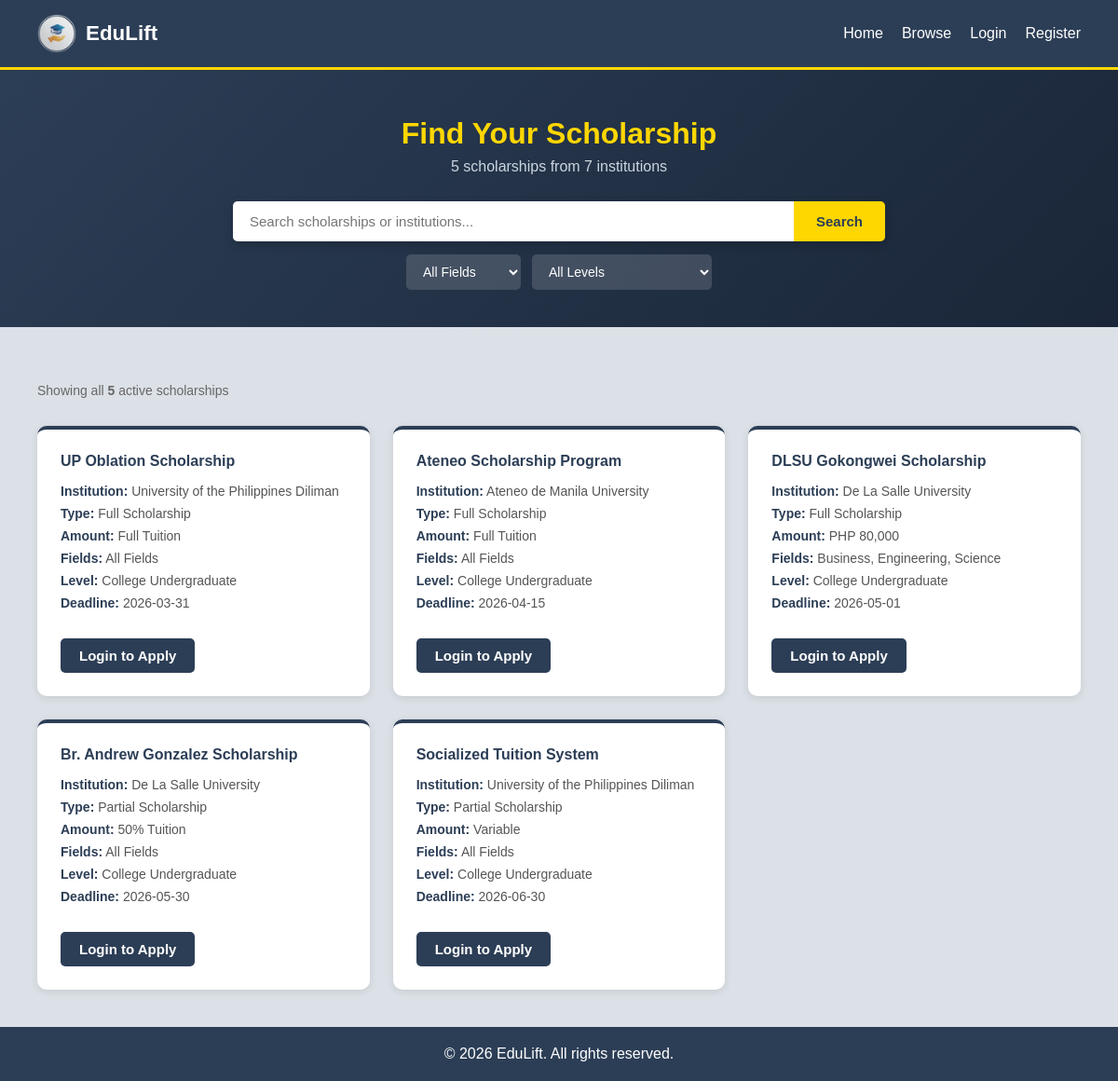
Screenshot of /browse.php with the database file from the repository.
### tables this page shows
CREATE TABLE `scholarships` (
  `scholarship_id` int(11) NOT NULL,
  `provider_id` int(11) NOT NULL,
  `scholarship_name` varchar(255) NOT NULL,
  `scholarship_type` varchar(50) DEFAULT NULL,
  `description` text NOT NULL,
  `amount` varchar(100) DEFAULT NULL,
  `education_level` varchar(50) DEFAULT NULL,
  `gpa_requirement` decimal(3,2) DEFAULT NULL,
  `requirements` text DEFAULT NULL,
  `application_deadline` date DEFAULT NULL,
  `status` varchar(20) DEFAULT 'active',
  `created_at` timestamp NOT NULL DEFAULT current_timestamp()
);

### browse.php (the view, shortened to what this page needs)
<?php
include("config/database.php");
$search       = isset($_GET['search']) ? trim($_GET['search']) : '';
$field_filter = isset($_GET['field'])  ? $_GET['field']        : '';
$level_filter = isset($_GET['level'])  ? $_GET['level']        : '';
$sql    = "SELECT s.scholarship_id, s.scholarship_name, s.scholarship_type, s.amount,
                  s.education_level, s.gpa_requirement, s.application_deadline,
                  i.institution_name, i.location,
                  GROUP_CONCAT(sf.field_of_study ORDER BY sf.field_of_study SEPARATOR ', ') AS fields
           FROM scholarships s
           JOIN provider_profiles pp ON s.provider_id = pp.provider_id
           JOIN institutions i ON pp.institution_id = i.institution_id
           LEFT JOIN scholarship_fields sf ON s.scholarship_id = sf.scholarship_id
           WHERE s.status = 'active'
           AND s.application_deadline >= CURDATE()";
$sql .= " GROUP BY s.scholarship_id ORDER BY s.application_deadline ASC";
$stmt = mysqli_prepare($conn, $sql);
mysqli_stmt_execute($stmt);
$result = mysqli_stmt_get_result($stmt);
$count  = mysqli_num_rows($result);
$total_scholarships = mysqli_fetch_assoc(mysqli_query($conn, "SELECT COUNT(*) as c FROM scholarships WHERE status='active' AND application_deadline >= CURDATE()"))['c'];
$total_institutions = mysqli_fetch_assoc(mysqli_query($conn, "SELECT COUNT(*) as c FROM institutions"))['c'];
?>
<!DOCTYPE html>
<html lang="en">
<head>
    <link rel="stylesheet" href="assets/css/style.css">
</head>
<body>
    <header class="header">
        <a class="header-brand" href="index.php"><img src="assets/img/eduliftlogo.png" alt="EduLift Logo" class="header-logo"><h1 class="logo">EduLift</h1></a>
        <nav>
            <a href="index.php">Home</a>
            <a href="browse.php">Browse</a>
            <?php if (isset($_SESSION['user_id'])): ?>
                <?php if ($_SESSION['user_type'] === 'student'): ?>
                    <a href="student/dashboard.php">Dashboard</a>
                <?php elseif ($_SESSION['user_type'] === 'provider'): ?>
                    <a href="provider/provider_dashboard.php">Dashboard</a>
                <?php elseif ($_SESSION['user_type'] === 'admin'): ?>
                    <a href="admin/admin_dashboard.php">Dashboard</a>
                <?php endif; ?>
                <a href="auth/logout.php">Logout</a>
            <?php else: ?>
                <a href="auth/login.php">Login</a>
                <a href="auth/register.php">Register</a>
            <?php endif; ?>
        </nav>
    </header>
    <div class="browse-hero">
        <h2>Find Your Scholarship</h2>
        <p><?php echo $total_scholarships; ?> scholarships from <?php echo $total_institutions; ?> institutions</p>
        <form method="GET" class="browse-search-form">
            <div class="browse-search-row">
                <input type="text" name="search" placeholder="Search scholarships or institutions..."
                       value="<?php echo htmlspecialchars($search); ?>">
                <button type="submit" class="btn">Search</button>
            </div>
            <div class="browse-filter-row">
                <select name="field">
                    <option value="">All Fields</option>
                </select>
                <select name="level">
                    <option value="">All Levels</option>
                </select>
            </div>
        </form>
    </div>
    <div class="container">
        <p class="result-count">
            <?php if (!empty($search) || !empty($field_filter) || !empty($level_filter)): ?>
                Showing <strong><?php echo $count; ?></strong> result<?php echo $count !== 1 ? 's' : ''; ?>
            <?php else: ?>
                Showing all <strong><?php echo $count; ?></strong> active scholarships
            <?php endif; ?>
        </p>
        <div class="scholarship-grid">
            <?php if ($count > 0): ?>
                <?php while ($row = mysqli_fetch_assoc($result)): ?>
                    <div class="card">
                        <h4><?php echo htmlspecialchars($row['scholarship_name']); ?></h4>
                        <p><strong>Institution:</strong> <?php echo htmlspecialchars($row['institution_name']); ?></p>
                        <p><strong>Type:</strong>        <?php echo htmlspecialchars($row['scholarship_type']); ?></p>
                        <p><strong>Amount:</strong>      <?php echo htmlspecialchars($row['amount']); ?></p>
                        <p><strong>Fields:</strong>      <?php echo htmlspecialchars($row['fields'] ?? 'N/A'); ?></p>
                        <p><strong>Level:</strong>       <?php echo htmlspecialchars($row['education_level']); ?></p>
                        <p><strong>Deadline:</strong>    <?php echo htmlspecialchars($row['application_deadline']); ?></p>
                        <div class="card-actions">
                            <?php if (isset($_SESSION['user_id']) && $_SESSION['user_type'] === 'student'): ?>
                                <a href="student/scholarship_view.php?id=<?php echo $row['scholarship_id']; ?>" class="btn">View Details</a>
                            <?php else: ?>
                                <a href="auth/login.php" class="btn">Login to Apply</a>
                            <?php endif; ?>
                        </div>
                    </div>
                <?php endwhile; ?>
            <?php endif; ?>
        </div>
    </div>
    <footer>
        <p>&copy; <?php echo date('Y'); ?> EduLift. All rights reserved.</p>
    </footer>
</body>
</html>

### assets/css/style.css (style rules this page uses)
* { box-sizing: border-box; }
body { margin: 0; font-family: Arial, sans-serif; display: flex; flex-direction: column; min-height: 100vh; background: #dce1e7; }
.container { flex: 1; width: 100%; max-width: 1200px; margin: 0 auto; padding: 40px; box-sizing: border-box; }
.header { padding: 15px 40px; display: flex; justify-content: space-between; align-items: center; background: #2c3e56; border-bottom: 3px solid #FFD700; position: relative; }
.header-brand { display: flex; align-items: center; gap: 10px; text-decoration: none; }
.header-logo { height: 42px; width: 42px; border-radius: 50%; object-fit: cover; flex-shrink: 0; }
.logo { font-weight: bold; color: #ffffff; margin: 0; font-size: 1.4rem; }
.header nav { display: flex; align-items: center; }
.header nav a { color: #ffffff; text-decoration: none; margin-left: 20px; transition: color 0.3s; white-space: nowrap; }
.btn { display: inline-block; padding: 10px 20px; background: #2c3e56; color: #ffffff; text-decoration: none; border-radius: 5px; font-size: 15px; font-weight: bold; border: none; cursor: pointer; transition: background 0.3s, transform 0.2s; }
.scholarship-grid { display: grid; grid-template-columns: repeat(auto-fill, minmax(300px, 1fr)); gap: 25px; margin-top: 30px; }
.card { background: #ffffff; border-radius: 10px; padding: 25px; box-shadow: 0 2px 8px rgba(0,0,0,0.1); transition: transform 0.3s, box-shadow 0.3s; border-top: 4px solid #2c3e56; }
.card h3, .card h4 { color: #2c3e56; margin-top: 0; margin-bottom: 15px; }
.card p { color: #555; margin: 8px 0; font-size: 14px; }
.card p strong { color: #2c3e56; font-weight: 600; }
.card .btn { display: inline-block; margin-top: 15px; }
.card-actions { margin-top: 15px; display: flex; gap: 10px; flex-wrap: wrap; }
footer { background: #2c3e56; color: #ffffff; text-align: center; padding: 20px; margin-top: 0; }
footer p { margin: 0; }
.result-count { color: #666; margin: 20px 0 5px; font-size: 14px; }
.browse-hero { background: linear-gradient(135deg, #2c3e56 0%, #1a2638 100%); padding: 50px 40px 40px; text-align: center; color: #ffffff; }
.browse-hero h2 { color: #FFD700; font-size: 2rem; margin: 0 0 8px; }
.browse-hero p { color: #ccd6e0; margin: 0 0 28px; font-size: 1rem; }
.browse-search-form { max-width: 700px; margin: 0 auto; }
.browse-search-row { display: flex; border-radius: 5px; overflow: hidden; margin-bottom: 14px; box-shadow: 0 4px 12px rgba(0,0,0,0.2); }
.browse-search-row input[type="text"] { flex: 1; padding: 13px 18px; font-size: 15px; border: none; outline: none; min-width: 0; }
.browse-search-row .btn { border-radius: 0; padding: 13px 24px; background: #FFD700; color: #2c3e56; font-size: 15px; white-space: nowrap; flex-shrink: 0; }
.browse-filter-row { display: flex; gap: 12px; justify-content: center; flex-wrap: wrap; }
.browse-filter-row select { padding: 10px 14px; border: none; border-radius: 5px; font-size: 14px; background: rgba(255,255,255,0.15); color: #ffffff; cursor: pointer; outline: none; }
.browse-filter-row select option { background: #2c3e56; color: #ffffff; }

### rows the page displays
scholarships: scholarship_name "UP Oblation Scholarship", institution_name "University of the Philippines Diliman", scholarship_type "Full Scholarship", amount "Full Tuition", fields "All Fields", education_level "College Undergraduate", application_deadline "2026-03-31"
scholarships: scholarship_name "Ateneo Scholarship Program", institution_name "Ateneo de Manila University", scholarship_type "Full Scholarship", amount "Full Tuition", fields "All Fields", education_level "College Undergraduate", application_deadline "2026-04-15"
scholarships: scholarship_name "DLSU Gokongwei Scholarship", institution_name "De La Salle University", scholarship_type "Full Scholarship", amount "PHP 80,000", fields "Business, Engineering, Science", education_level "College Undergraduate", application_deadline "2026-05-01"
scholarships: scholarship_name "Br. Andrew Gonzalez Scholarship", institution_name "De La Salle University", scholarship_type "Partial Scholarship", amount "50% Tuition", fields "All Fields", education_level "College Undergraduate", application_deadline "2026-05-30"
scholarships: scholarship_name "Socialized Tuition System", institution_name "University of the Philippines Diliman", scholarship_type "Partial Scholarship", amount "Variable", fields "All Fields", education_level "College Undergraduate", application_deadline "2026-06-30"

### other values shown
$total_scholarships "5"
$total_institutions "7"
$count "5"
